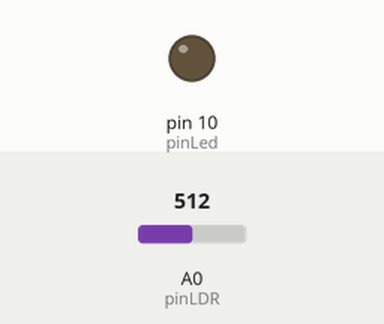
This sketch was run on a simulated Arduino Uno, built with avr-gcc and run on an emulated ATmega328P. Shown: output pins drawn as LEDs (lit = HIGH). The inputs (shaded band) are chosen by the test bench; at power-on: A0 (pinLDR) = 512.

Above: at 1.2 s.
1.3 s: A0 (pinLDR) set to 890
2.8 s: A0 (pinLDR) set to 912
At 3.2 s:
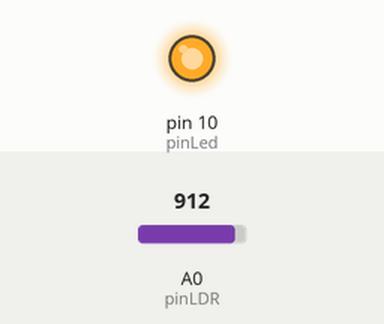
4.3 s: A0 (pinLDR) set to 900
At 5.5 s:
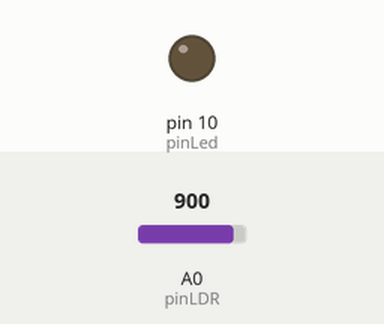
5.8 s: A0 (pinLDR) set to 1023
At 6.7 s:
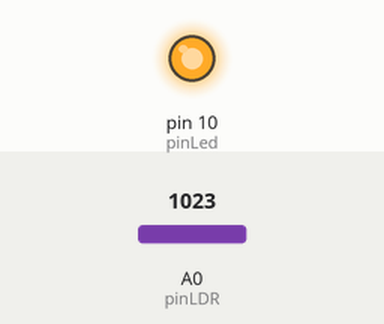
Timing chart, 0 to 8.3 s (numbered marks = the images above; inputs shaded):
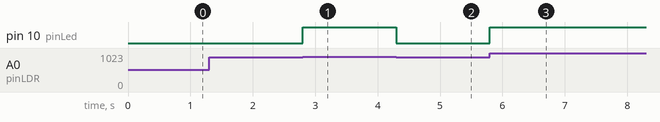

Measured:
- the behaviour switches between 900 and 901 on A0 (pinLDR) (found by bisection; images 0 and 1)
- after the input at 1.3 s, every drawn part: stays the same
- after the input at 2.8 s, pin 10 (pinLed): LOW → HIGH at once
- after the input at 4.3 s, pin 10 (pinLed): HIGH → LOW at once
- after the input at 5.8 s, pin 10 (pinLed): LOW → HIGH at once

The sketch:

ldr.ino
```cpp
const int pinLed = 10;
const int pinLDR = 0;

void setup() {
  pinMode(pinLed, OUTPUT);
}

void loop() {

  int valueOfLDR = analogRead(pinLDR);

  if(valueOfLDR > 900)
  {
    digitalWrite(pinLed, HIGH);
  }
  else
  {
    digitalWrite(pinLed, LOW);
  }

}
```
